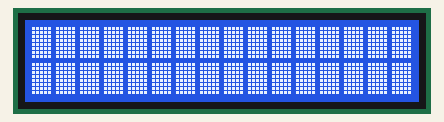
Recording of a sketch running on a simulated Arduino Mega 2560, built with avr-gcc and run on an emulated ATmega2560. On the bench: 16×2 character LCD. What the sketch prints to the serial monitor is not drawn.

Above: at 3.3 s.
At 6.3 s:
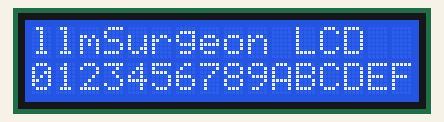
At 9.3 s:
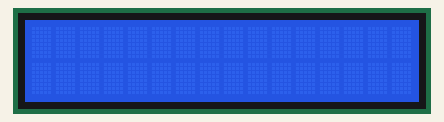
At 12.3 s:
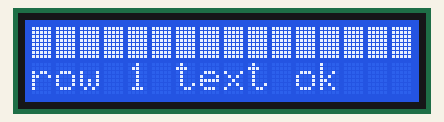

Measured:
- by itself, everything shown: repeats every 12.0 s, in 4 steps
- what the display in image 0 shows lasts 3.0 s, from 3.3 s to 6.3 s

The sketch:

lcd_test.ino
```cpp
/* ===========================================================================
   LCD1602 isolation test -- for "backlight is on but no text appears".

   Upload this on its own. Nothing else runs, so nothing else can be the cause.
   Open the Serial Monitor at 115200; it narrates what it is putting on screen.

   It cycles four patterns, 3 seconds each:
     1. SOLID BLOCKS   every cell filled with character 0xFF
     2. TEXT           two rows of readable text
     3. BLANK          cleared
     4. HALF           blocks on row 0, text on row 1

   HOW TO READ THE RESULT

   Blocks appear, text does not
       The LCD and all your wiring are fine. It is CONTRAST. VO (pin 3) tied
       straight to GND is maximum contrast, which on many modules makes the
       cells so dark that text and background are indistinguishable. Put a 10k
       pot between 5V and GND with its wiper to VO and turn it until text is
       crisp -- usually near the GND end. No pot to hand: try a 1k-2.2k
       resistor from VO to GND instead of a direct short.

   Nothing at all appears, backlight lit
       The panel is powered but not being driven. In order of likelihood:
       a) A data line is not making contact. Reseat D22-D27 and LCD pins 4,6,
          11,12,13,14. Breadboard jumpers into header strips fail constantly.
       b) RS and E swapped. RS is LCD pin 4 -> D22, E is LCD pin 6 -> D23.
          Note LCD pin 5 (RW) sits between them and must go to GND.
       c) The four data wires are in the wrong order. LCD 11,12,13,14 must map
          to D24,D25,D26,D27 in that order -- reversing them gives silence,
          not garbage.
       d) VO is floating rather than tied low.
       e) The module needs its contrast pin pulled below 0.5V and GND is being
          lifted by shared servo current. Check Arduino GND to LCD pin 1 with
          a meter while the servos move.

   Garbage characters or only the first row works
       Timing or a marginal data line. Try the 8-bit wiring, or shorten the
       jumpers. A single flaky line usually shows as one wrong bit per byte.

   Backlight not lit either
       LCD pin 15 -> 5V, pin 16 -> GND. Some modules need a resistor in series
       with pin 15; 100-220 ohm is safe. If the backlight is dead the logic may
       still be fine, so keep going with this test.

   WHAT THIS TEST CANNOT RULE OUT
   A 16-pin LCD1602 has no way to report back -- RW is grounded, so the
   Arduino writes blind and never reads. If nothing appears, the sketch cannot
   tell you why; it can only tell you that it tried. That is why pattern 1 is
   solid blocks: it is the most visible thing the panel can possibly show, so
   it separates "not driven" from "driven but unreadable".
   =========================================================================== */

#include <LiquidCrystal.h>

const uint8_t PIN_LCD_RS = 22;
const uint8_t PIN_LCD_EN = 23;
const uint8_t PIN_LCD_D4 = 24;
const uint8_t PIN_LCD_D5 = 25;
const uint8_t PIN_LCD_D6 = 26;
const uint8_t PIN_LCD_D7 = 27;

LiquidCrystal lcd(PIN_LCD_RS, PIN_LCD_EN,
                  PIN_LCD_D4, PIN_LCD_D5, PIN_LCD_D6, PIN_LCD_D7);

const unsigned long STEP_MS = 3000;
int phase = 0;
unsigned long lastMs = 0;

void fillBlocks(int row) {
  lcd.setCursor(0, row);
  for (int i = 0; i < 16; i++) lcd.write((uint8_t)0xFF);
}

void setup() {
  Serial.begin(115200);
  delay(200);
  Serial.println();
  Serial.println("LCD1602 isolation test");
  Serial.print("RS=D");  Serial.print(PIN_LCD_RS);
  Serial.print(" E=D");  Serial.print(PIN_LCD_EN);
  Serial.print(" D4..D7=D"); Serial.print(PIN_LCD_D4);
  Serial.print(",D");    Serial.print(PIN_LCD_D5);
  Serial.print(",D");    Serial.print(PIN_LCD_D6);
  Serial.print(",D");    Serial.println(PIN_LCD_D7);
  Serial.println("RW (LCD pin 5) must be tied to GND.");
  Serial.println("Cycling: BLOCKS -> TEXT -> BLANK -> HALF, 3s each.");
  Serial.println();

  lcd.begin(16, 2);
  lcd.clear();
  lastMs = millis();
}

void loop() {
  if (millis() - lastMs < STEP_MS) return;
  lastMs = millis();

  switch (phase) {
    case 0:
      Serial.println("[1] SOLID BLOCKS -- if you see nothing here, it is not "
                     "contrast, it is wiring.");
      lcd.clear();
      fillBlocks(0);
      fillBlocks(1);
      break;

    case 1:
      Serial.println("[2] TEXT -- if blocks worked but this does not, adjust "
                     "contrast on VO.");
      lcd.clear();
      lcd.setCursor(0, 0);
      lcd.print("llmSurgeon LCD");
      lcd.setCursor(0, 1);
      lcd.print("0123456789ABCDEF");
      break;

    case 2:
      Serial.println("[3] BLANK -- the screen should be empty.");
      lcd.clear();
      break;

    case 3:
      Serial.println("[4] HALF -- blocks on top, text below. Both rows should "
                     "be driven.");
      lcd.clear();
      fillBlocks(0);
      lcd.setCursor(0, 1);
      lcd.print("row 1 text ok");
      break;
  }
  phase = (phase + 1) % 4;
}
```
